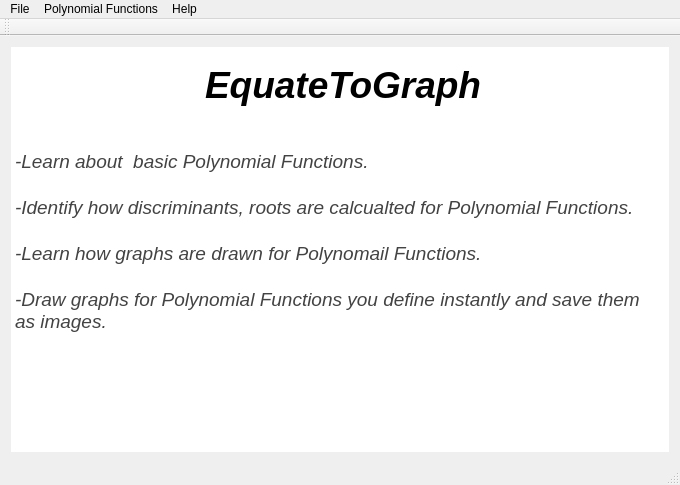
<?xml version="1.0" encoding="UTF-8"?>
<ui version="4.0">
 <class>MainWindow</class>
 <widget class="QMainWindow" name="MainWindow">
  <property name="windowModality">
   <enum>Qt::NonModal</enum>
  </property>
  <property name="geometry">
   <rect>
    <x>0</x>
    <y>0</y>
    <width>680</width>
    <height>485</height>
   </rect>
  </property>
  <property name="windowTitle">
   <string>EquateToGraph</string>
  </property>
  <property name="windowIcon">
   <iconset resource="equatetograph.qrc">
    <normaloff>:/images/images/title_icon.png</normaloff>:/images/images/title_icon.png</iconset>
  </property>
  <widget class="QWidget" name="centralWidget">
   <layout class="QGridLayout" name="gridLayout">
    <item row="0" column="0">
     <widget class="QTextBrowser" name="description">
      <property name="autoFillBackground">
       <bool>true</bool>
      </property>
      <property name="frameShape">
       <enum>QFrame::NoFrame</enum>
      </property>
      <property name="lineWidth">
       <number>0</number>
      </property>
      <property name="html">
       <string>&lt;!DOCTYPE HTML PUBLIC &quot;-//W3C//DTD HTML 4.0//EN&quot; &quot;http://www.w3.org/TR/REC-html40/strict.dtd&quot;&gt;
&lt;html&gt;&lt;head&gt;&lt;meta name=&quot;qrichtext&quot; content=&quot;1&quot; /&gt;&lt;style type=&quot;text/css&quot;&gt;
p, li { white-space: pre-wrap; }
&lt;/style&gt;&lt;/head&gt;&lt;body style=&quot; font-family:'MS Shell Dlg 2'; font-size:8.25pt; font-weight:400; font-style:normal;&quot;&gt;
&lt;p align=&quot;center&quot; style=&quot;-qt-paragraph-type:empty; margin-top:0px; margin-bottom:0px; margin-left:0px; margin-right:0px; -qt-block-indent:0; text-indent:0px;&quot;&gt;&lt;br /&gt;&lt;/p&gt;
&lt;p align=&quot;center&quot; style=&quot; margin-top:0px; margin-bottom:0px; margin-left:0px; margin-right:0px; -qt-block-indent:0; text-indent:0px;&quot;&gt;&lt;img src=&quot;:/images/images/main_img.png&quot; /&gt;&lt;span style=&quot; font-size:8pt;&quot;&gt;  &lt;/span&gt;&lt;span style=&quot; font-size:28pt; font-weight:600; font-style:italic;&quot;&gt;EquateToGraph&lt;/span&gt;&lt;/p&gt;
&lt;p align=&quot;center&quot; style=&quot;-qt-paragraph-type:empty; margin-top:0px; margin-bottom:0px; margin-left:0px; margin-right:0px; -qt-block-indent:0; text-indent:0px; font-size:28pt; font-weight:600; font-style:italic;&quot;&gt;&lt;br /&gt;&lt;/p&gt;
&lt;p style=&quot; margin-top:0px; margin-bottom:0px; margin-left:0px; margin-right:0px; -qt-block-indent:0; text-indent:0px;&quot;&gt;&lt;span style=&quot; font-size:14pt; font-style:italic; color:#434343;&quot;&gt;-Learn about  basic Polynomial Functions.&lt;/span&gt;&lt;/p&gt;
&lt;p style=&quot;-qt-paragraph-type:empty; margin-top:0px; margin-bottom:0px; margin-left:0px; margin-right:0px; -qt-block-indent:0; text-indent:0px; font-size:14pt; font-style:italic; color:#434343;&quot;&gt;&lt;br /&gt;&lt;/p&gt;
&lt;p style=&quot; margin-top:0px; margin-bottom:0px; margin-left:0px; margin-right:0px; -qt-block-indent:0; text-indent:0px;&quot;&gt;&lt;span style=&quot; font-size:14pt; font-style:italic; color:#434343;&quot;&gt;-Identify how discriminants, roots are calcualted for Polynomial Functions.&lt;/span&gt;&lt;/p&gt;
&lt;p style=&quot;-qt-paragraph-type:empty; margin-top:0px; margin-bottom:0px; margin-left:0px; margin-right:0px; -qt-block-indent:0; text-indent:0px; font-size:14pt; font-style:italic; color:#434343;&quot;&gt;&lt;br /&gt;&lt;/p&gt;
&lt;p style=&quot; margin-top:0px; margin-bottom:0px; margin-left:0px; margin-right:0px; -qt-block-indent:0; text-indent:0px;&quot;&gt;&lt;span style=&quot; font-size:14pt; font-style:italic; color:#434343;&quot;&gt;-Learn how graphs are drawn for Polynomail Functions.&lt;/span&gt;&lt;/p&gt;
&lt;p style=&quot;-qt-paragraph-type:empty; margin-top:0px; margin-bottom:0px; margin-left:0px; margin-right:0px; -qt-block-indent:0; text-indent:0px; font-size:14pt; font-style:italic; color:#434343;&quot;&gt;&lt;br /&gt;&lt;/p&gt;
&lt;p style=&quot; margin-top:0px; margin-bottom:0px; margin-left:0px; margin-right:0px; -qt-block-indent:0; text-indent:0px;&quot;&gt;&lt;span style=&quot; font-size:14pt; font-style:italic; color:#434343;&quot;&gt;-Draw graphs for Polynomial Functions you define instantly and save them as images.&lt;/span&gt;&lt;/p&gt;
&lt;p style=&quot;-qt-paragraph-type:empty; margin-top:0px; margin-bottom:0px; margin-left:0px; margin-right:0px; -qt-block-indent:0; text-indent:0px; font-size:14pt; font-style:italic; color:#434343;&quot;&gt;&lt;br /&gt;&lt;/p&gt;
&lt;p align=&quot;center&quot; style=&quot;-qt-paragraph-type:empty; margin-top:0px; margin-bottom:0px; margin-left:0px; margin-right:0px; -qt-block-indent:0; text-indent:0px; font-size:14pt; color:#0055ff;&quot;&gt;&lt;br /&gt;&lt;/p&gt;&lt;/body&gt;&lt;/html&gt;</string>
      </property>
     </widget>
    </item>
   </layout>
  </widget>
  <widget class="QMenuBar" name="menuBar">
   <property name="geometry">
    <rect>
     <x>0</x>
     <y>0</y>
     <width>680</width>
     <height>20</height>
    </rect>
   </property>
   <widget class="QMenu" name="menuFile">
    <property name="title">
     <string>File</string>
    </property>
    <addaction name="actionExit"/>
   </widget>
   <widget class="QMenu" name="menuPolynomial_Functions">
    <property name="title">
     <string>Polynomial Functions</string>
    </property>
    <addaction name="actionLinear"/>
    <addaction name="actionQuadritic"/>
    <addaction name="actionCubic"/>
   </widget>
   <widget class="QMenu" name="menuHelp_2">
    <property name="title">
     <string>Help</string>
    </property>
    <addaction name="actionAbout_EquateToGraph"/>
    <addaction name="actionHelp"/>
   </widget>
   <addaction name="menuFile"/>
   <addaction name="menuPolynomial_Functions"/>
   <addaction name="menuHelp_2"/>
  </widget>
  <widget class="QToolBar" name="mainToolBar">
   <attribute name="toolBarArea">
    <enum>TopToolBarArea</enum>
   </attribute>
   <attribute name="toolBarBreak">
    <bool>false</bool>
   </attribute>
  </widget>
  <widget class="QStatusBar" name="statusBar"/>
  <action name="actionLinear">
   <property name="icon">
    <iconset>
     <normalon>:/images/images/linear_func.png</normalon>
    </iconset>
   </property>
   <property name="text">
    <string>Linear</string>
   </property>
   <property name="toolTip">
    <string>Explore about Linear Functions</string>
   </property>
   <property name="shortcut">
    <string>Shift+L</string>
   </property>
  </action>
  <action name="actionQuadritic">
   <property name="icon">
    <iconset>
     <normalon>:/images/images/quadritic.png</normalon>
    </iconset>
   </property>
   <property name="text">
    <string>Quadritic</string>
   </property>
   <property name="toolTip">
    <string>Explore about Quadritic Functions.</string>
   </property>
   <property name="shortcut">
    <string>Shift+Q</string>
   </property>
  </action>
  <action name="actionCubic">
   <property name="icon">
    <iconset>
     <normalon>:/images/images/cubic.png</normalon>
    </iconset>
   </property>
   <property name="text">
    <string>Cubic</string>
   </property>
   <property name="toolTip">
    <string>Expore about Cubic Functions</string>
   </property>
   <property name="shortcut">
    <string>Shift+C</string>
   </property>
  </action>
  <action name="actionAbout_EquateToGraph">
   <property name="icon">
    <iconset>
     <normalon>:/images/images/about.png</normalon>
    </iconset>
   </property>
   <property name="text">
    <string>About EquateToGraph</string>
   </property>
   <property name="shortcut">
    <string>Ctrl+A</string>
   </property>
  </action>
  <action name="actionHelp">
   <property name="icon">
    <iconset>
     <normaloff>:/images/C:/Users/Ravindu/Downloads/help.png</normaloff>
     <normalon>:/images/images/help.png</normalon>:/images/C:/Users/Ravindu/Downloads/help.png</iconset>
   </property>
   <property name="text">
    <string>Help</string>
   </property>
   <property name="shortcut">
    <string>Ctrl+H</string>
   </property>
  </action>
  <action name="actionExit">
   <property name="icon">
    <iconset>
     <normalon>:/images/images/exit.png</normalon>
    </iconset>
   </property>
   <property name="text">
    <string>Exit</string>
   </property>
   <property name="shortcut">
    <string>Ctrl+X</string>
   </property>
  </action>
 </widget>
 <layoutdefault spacing="6" margin="11"/>
 <resources>
  <include location="equatetograph.qrc"/>
 </resources>
 <connections/>
</ui>
